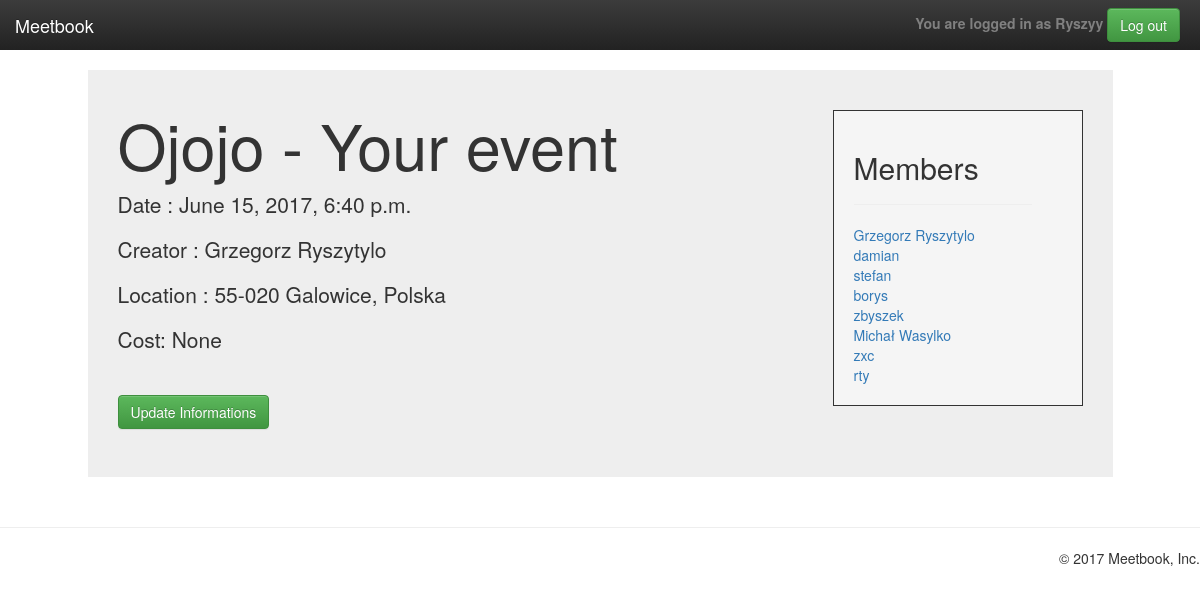
Screenshot of /event_group/ojojo (signed in) with the database file from the repository.
### profiles/models.py (models this page shows, shortened)
class Event(models.Model):
    name = models.CharField(max_length=120)
    location = models.ForeignKey(Location)
    date = models.DateTimeField(auto_now=False, auto_now_add=False, blank=True, null=True)
    intrest = models.ForeignKey(Intrest)
    members = models.ManyToManyField(UserProfile, blank=True)
    slug = models.SlugField(blank=True)
    creator = models.ForeignKey(UserProfile, related_name="creator", blank=True, null=True)
    group = models.ForeignKey(GroupProfile, blank=True, null=True)
    cost = models.IntegerField(blank=True, null=True)
    def __str__(self):
        return self.name

class UserProfile(models.Model):
    user_auth = models.OneToOneField(User, primary_key=True, on_delete=models.CASCADE)
    location = models.ForeignKey(Location, null=True, blank=True, on_delete=models.CASCADE)
    slug = models.SlugField(blank=True)
    picture = models.ImageField(upload_to=upload_location, null=True, blank=True)
    friends = models.ManyToManyField('self',
                                     blank=True)
    pending = models.ManyToManyField('self',
                                     blank=True,
                                     through="Invite",
                                     through_fields=('r_to', 'r_from'),
                                     symmetrical=False)
    bio = models.TextField(blank=True, null=True)
    time = models.ManyToManyField("profiles.FreeTime",
                                  blank=True)
    def __str__(self):
        return self.user_auth.username

class Location(models.Model):
    city = models.CharField(max_length=120)
    latitude = models.FloatField(null=True, blank=True)
    longitude = models.FloatField(null=True, blank=True)

### profiles/views/cbv/group_crud.py (the view)
# urls.py: url(r'^event_group/(?P<slug>[-\w]+)$', EventGroupDetailView.as_view(), name='event_group'),
class EventGroupDetailView(LoginRequiredMixin, DetailView):
    model = Event
    template_name = 'event_group.html'
    def get_context_data(self, **kwargs):
        context = super(EventGroupDetailView, self).get_context_data(**kwargs)
        profile = UserProfile.objects.get(user_auth=self.request.user)
        slug = self.request.path.split('/')[-1]
        event = Event.objects.get(slug=slug)
        now = timezone.now() + timedelta(hours=1)
        time = event.date > now
        context['profile'] = profile
        context['time'] = time
        return context

### templates/event_group.html (shortened to what this page needs)
{% extends "base_detail.html" %}
{% load crispy_forms_tags %}
{% load humanize %}
{% block content %}
	{% if profile == object.creator or profile in object.members.all %}
		<div class="jumbotron col-md-10 col-md-offset-1" style="padding-top: 20px; margin-top: 20px; float: left;">
			<div class="container">
				<div>
					<div style="float: left; padding-right: 40px; max-width: 800px;">
						<h1 style="text-align: center;">
						{{object|capfirst}}
						{% if object.creator == profile %}
							- Your event
						{% endif %}
						<br>
						</h1>
						<p>Date : {{ object.date }}</p>
						<p>Creator : {{ object.creator.user_auth.first_name }} {{ object.creator.user_auth.last_name }}</p>
						<p>Location : {{ object.location.city }}</p>
						<p>Cost: {{ object.cost}}</p>
						<hr>
						{% if profile not in object.members.all and time %}
							<form method="post" action="{% url 'event_join' object.slug %}">
								{% csrf_token %}
								<button type="submit" class="btn btn-success">Join Event</button>
							</form>
							{% elif profile == object.creator %}
							<a href="{% url 'event_update' object.slug %}">
								<button type="submit" class="btn btn-success">Update Informations</button>
							</a>
							{% elif profile in object.members.all %}
							<p>Enjoy the event</p>
						{% endif %}
						<br style="clear: left;" />
						</div>
					</div>
					<div style="margin-top: 20px; float: right; padding: 20px ;padding-right:50px;border-width: 1px;border-style: solid;max-width: 300px;background-color: #f5f5f5;min-width: 250px;">
						<h2>Members</h2>
						<hr>
						{% if user.is_authenticated %}
							{% for member in object.members.all %}
								<a href="{% url 'user_detail' member.slug %}">
									{% if member.user_auth.first_name %}
										{{member.user_auth.first_name}} {{member.user_auth.last_name}}
									{% else %}
										{{member}}
									{% endif %}
								</a>
								<br>
							{% endfor %}
						{% endif %}
						</div>
					</div>
				</div>
			</div>
				{% endif %}
			{% endblock %}

### templates/base_detail.html (shortened to what this page needs)
{% load static %}
<!DOCTYPE html>
<html lang="en">
	<head>
		<link rel="stylesheet" href="https://maxcdn.bootstrapcdn.com/bootstrap/3.3.7/css/bootstrap.min.css">
		<link rel="stylesheet" href="https://maxcdn.bootstrapcdn.com/bootstrap/3.3.7/css/bootstrap-theme.min.css">
		<link rel="stylesheet" href="{% static 'css/main.css' %}">
	</head>
	<body>
		<nav class="navbar navbar-inverse navbar-fixed-top">
			<div class="container-fluid">
				<div class="navbar-header">
					<a class="navbar-brand" href="{% url 'welcome' %}">Meetbook</a>
				</div>
				<div id="navbar" class="navbar-collapse collapse" style="padding-right: 20px">
					<ul class="nav navbar-nav navbar-right">
						<li>
							<form class="navbar-form navbar-right" action="{% url 'logout' %}">
								<strong style="color:gray;">You are logged in as {{ user.username|capfirst }}</strong>
								<button type="submit" class="btn btn-success">Log out</button>
							</form>
						</li>
					</ul>
				</div>
			</div>
		</nav>
		<div class="row">
			<div>
				{% block content %}
				{% endblock %}
			</div>
		<hr>
		<ul style=" list-style-type: none;">
			<li style = "float: right;"><p>&copy; 2017 Meetbook, Inc.</p></li>
		</ul>
	</body>
</html>

### static/css/main.css (style rules this page uses)
body { padding-top: 50px; }
.navbar-fixed-top { border: 0; }

### templates/base_detail.html (style rules this page uses)
html { max-width: 1330px; }

### rows the page displays
Event: name "Ojojo", date "June 15, 2017, 6:40 p.m.", creator.user_auth.first_name "Grzegorz", creator.user_auth.last_name "Ryszytylo", location.city "55-020 Galowice, Polska", cost "None"
UserProfile: user_auth.first_name "Grzegorz", user_auth.last_name "Ryszytylo"
UserProfile: user_auth_id.username "damian"
UserProfile: user_auth_id.username "stefan"
UserProfile: user_auth_id.username "borys"
UserProfile: user_auth_id.username "zbyszek"
UserProfile: user_auth.first_name "Michał", user_auth.last_name "Wasylko"
UserProfile: user_auth_id.username "zxc"
UserProfile: user_auth_id.username "rty"

### other values shown
{{ user.username|capfirst }} "Ryszyy"
